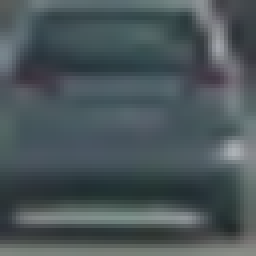
#> input picture OwnCollection/vehicles/Far/image0008.png, 64 x 64 px (shown 4 times larger); its folder holds only this picture in this run
$ jupyter execute --allow-errors 'ML_Comparison of feature extraction methods for Vehicle Detection.ipynb'   (older library calls are emulated)
#> lines starting #> are read from the running program, lines starting #| are printed output that depends on the picture; after the words box and inside, x2 and y2 are one past the last pixel; in counts of white or black regions, pixels touching at a corner belong together
# Comparison of feature extraction methods for Vehicle Detection

By Jaya Sai Karanam,
   Kiruthika Varatharajan,
   Sharanya Reddy Konda.

### Importing required libraries

[cell 1]
import tensorflow as tf
import numpy as np
import cv2
import glob
import matplotlib.pyplot as plt
import random
import time
import sklearn
from sklearn.svm import LinearSVC
from sklearn.preprocessing import StandardScaler
from sklearn.model_selection import train_test_split
import matplotlib.image as mpimg
from tensorflow.keras.models import Sequential
from tensorflow.keras.layers import Dense, Conv2D, Flatten, Dropout, MaxPooling2D
from tensorflow.keras.preprocessing.image import ImageDataGenerator
from tensorflow import keras
import os
import numpy as np
import matplotlib.pyplot as plt
import skimage.segmentation
from skimage.filters import prewitt_h,prewitt_v
import scipy.misc
from skimage.feature import hog

### Declaring paths for datasets

[cell 2]
path=r"C:\Users\Kiruthika\Downloads\OwnCollection"
vehicles = glob.glob(r'C:\Users\Kiruthika\Downloads\OwnCollection\vehicles\far\*')
non_vehicles = glob.glob(r'C:\Users\Kiruthika\Downloads\OwnCollection\non-vehicles\far\*')

### Functions defined for feature extraction methods
Includes:
1. Binary Filter
2. Contouring
3. Prewitt
4. Image Segmentation
5. Histogram of oriented Gradient

[cell 3]
def contour_image(img):
    imgray = cv2.cvtColor(img,cv2.COLOR_BGR2GRAY) #converting BGR to Gray type image
    ret,thresh = cv2.threshold(imgray,127,255,0)
    contours, image = cv2.findContours(thresh,cv2.RETR_TREE,cv2.CHAIN_APPROX_SIMPLE)
    cimg1 = cv2.drawContours(img, contours, -1, (0,255,0), 3) # for visualization of contour
    cimg2=cimg1.flatten() #flattening the image
    return cimg2
def binary_image(img):
    imgray = cv2.cvtColor(img,cv2.COLOR_BGR2GRAY) #converting BGR to Gray type image
    _, binary = cv2.threshold(imgray, 225, 255, cv2.THRESH_BINARY_INV) #
    bimg=binary.flatten()
    return bimg
def prewitt_image(img):
    imgray = cv2.cvtColor(img,cv2.COLOR_BGR2GRAY) #converting BGR to Gray type image
    vertical_edges=prewitt_h(imgray) #for horizontal edges
    horizontal_edge=prewitt_v(imgray) # for vertical edges
    h_v=vertical_edges+horizontal_edge #combining both edges
    pimg=h_v.flatten()
    return pimg
def segm_img(img):
    segment_mask = skimage.segmentation.felzenszwalb(img, scale=100)
    #print(segment_mask.shape)
    simg=segment_mask.flatten()
    return simg
def hog_image(img):
        img = cv2.cvtColor(img, cv2.COLOR_BGR2YCrCb) #converting BGR to YCRCB type image
        features, hog_image = hog(img, orientations=9, pixels_per_cell=(8,8),
                                  cells_per_block=(2,2), transform_sqrt=True,
                                  visualize=True, feature_vector=True)
        features=features.flatten() #flattening features to 1D array
        hog_image=hog_image.flatten() #flattening HOG image
        return features, hog_image
def sobel_image(img):
    imgray = cv2.cvtColor(img,cv2.COLOR_BGR2GRAY)
    sobelx = cv2.Sobel(img,cv2.CV_64F,1,0,ksize=5) # for horizontal edges
    sobely = cv2.Sobel(img,cv2.CV_64F,0,1,ksize=5) # for Vertical edges
    laplace=sobelx+sobely # combining both edges
    limg=laplace.flatten()
    return limg

### Reading and appending original images to variables

[cell 4]
veh_img=[]
nonveh_img=[]
for i in range(len(vehicles)): # loop for images with vehicles
    img=cv2.imread(vehicles[i],1) # reading the image
#> img is the input picture: shape (64, 64, 3); mean B, G, R 89.6, 86, 74.4
    img = cv2.cvtColor(img, cv2.COLOR_BGR2GRAY)
#> img: shape (64, 64)
    img2=img.flatten()
#> img2 = 4096 values, max 177 at index 2490, min 39 at index 3641, mean 82.94
    veh_img.append(np.array(img2)) # appending all flattened images to single list

for i in range(len(non_vehicles)): # loop for images without vehicles
    img=cv2.imread(non_vehicles[i],1)
    img = cv2.cvtColor(img, cv2.COLOR_BGR2GRAY)
    img2=img.flatten()
    nonveh_img.append(np.array(img2))

### Reading and appending Contoured images to variables

[cell 5]
c_veh_img=[]
c_nonveh_img=[]
for i in range(len(vehicles)):
    img=cv2.imread(vehicles[i],1)
    cimg=contour_image(img)
#> in contour_image, `ret,thresh = cv2.threshold(imgray,127,255,0)`:
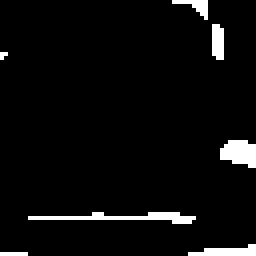
#> thresh: shape (64, 64) (shown 4 times larger); 4.7% white; 7 white regions (3 under 20 px)
#> in contour_image, `contours, image = cv2.findContours(thresh,cv2.RETR_TREE,cv2.CHAIN_APPR..`: contours = 7 contours, 6 with area under 20; largest, box (x1, y1, x2, y2) and area: (55, 35, 64, 42) 36; image = [[1, -1, -1, -1], [2, 0, -1, -1], [3, 1, -1, -1], [4, 2, -1, -1], [5, 3, -1, -1], [6, 4, -1, -1], [-1, 5, -1, -1]]
#> in contour_image, `cimg1 = cv2.drawContours(img, contours, -1, (0,255,0), 3)`:
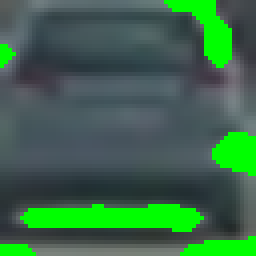
#> cimg1: shape (64, 64, 3) (shown 4 times larger); mean B, G, R 73.3, 104.3, 59.3
#> in contour_image, `cimg2=cimg1.flatten()`: cimg2 = 12288 values, max 255 at index 124, min 0 at index 123, mean 78.96
#> cimg has the same summary as cimg2 in contour_image
    c_veh_img.append(np.array(cimg))

for i in range(len(non_vehicles)):
    img=cv2.imread(non_vehicles[i],1)
    cimg=contour_image(img)
    c_nonveh_img.append(np.array(cimg))

### Reading and appending Binary images to variables

[cell 6]
b_veh_img=[]
b_nonveh_img=[]
for i in range(len(vehicles)):
    img=cv2.imread(vehicles[i],1)
    bimg=binary_image(img)
#> in binary_image, `_, binary = cv2.threshold(imgray, 225, 255, cv2.THRESH_BINARY_INV)`: binary: shape (64, 64); every value is 255
#> in binary_image, `bimg=binary.flatten()`: bimg = 4096 values from 255 to 255
#> bimg = 4096 values from 255 to 255
    b_veh_img.append(np.array(bimg))
for i in range(len(non_vehicles)):
    img=cv2.imread(non_vehicles[i],1)
    bimg=binary_image(img)
    b_nonveh_img.append(np.array(bimg))

### Reading and appending Prewitt images to variables

[cell 7]
p_veh_img=[]
p_nonveh_img=[]
for i in range(len(vehicles)):
    img=cv2.imread(vehicles[i],1)
    pimg=prewitt_image(img)
#> in prewitt_image, `vertical_edges=prewitt_h(imgray)`:
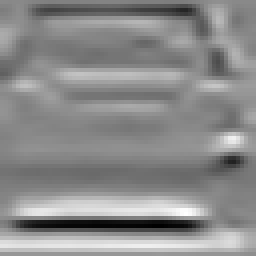
#> vertical_edges: shape (64, 64) float64 (shown 4 times larger); min -0.267, max 0.226, mean 0.00284; drawn with min black and max white
#> in prewitt_image, `horizontal_edge=prewitt_v(imgray)`:
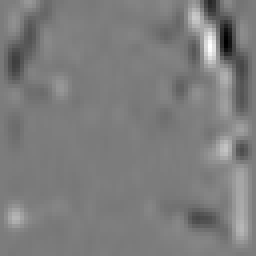
#> horizontal_edge: shape (64, 64) float64 (shown 4 times larger); min -0.26, max 0.273, mean 0.00144; drawn with min black and max white
#> in prewitt_image, `h_v=vertical_edges+horizontal_edge`:
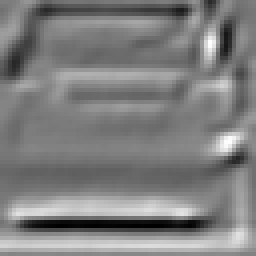
#> h_v: shape (64, 64) float64 (shown 4 times larger); min -0.26, max 0.269, mean 0.00428; drawn with min black and max white
#> in prewitt_image, `pimg=h_v.flatten()`: pimg = 4096 values, max 0.269 at index 692, min -0.26 at index 3621, mean 0.00428
    p_veh_img.append(np.array(pimg))

for i in range(len(non_vehicles)):
    img=cv2.imread(non_vehicles[i],1)
    pimg=prewitt_image(img)
    p_nonveh_img.append(np.array(pimg))

### Reading and appending Image Segmented images to variables

[cell 8]
s_veh_img=[]
s_nonveh_img=[]
for i in range(len(vehicles)):
    img=cv2.imread(vehicles[i],1)
    simg=segm_img(img)
#> in segm_img, `segment_mask = skimage.segmentation.felzenszwalb(img, scale=100)`:
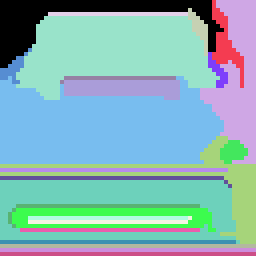
#> segment_mask: shape (64, 64) int64 (shown 4 times larger); 25 distinct labels, from 0 to 24; one colour per label, 0 black
#> in segm_img, `simg=segment_mask.flatten()`: simg = 4096 values, max 24 at index 4032, min 0 at index 0, mean 9.31
    s_veh_img.append(np.array(simg))

for i in range(len(non_vehicles)):
    img=cv2.imread(non_vehicles[i],1)
    simg=segm_img(img)
    s_nonveh_img.append(np.array(simg))

### Reading and appending HOG Features to variables

[cell 9]
h_veh_img=[]
h_nonveh_img=[]
hfeature_veh=[]
hfeature_nonveh=[]
#> (the rest of this cell did not finish here and is left out)

#> in hog_image, `img = cv2.cvtColor(img, cv2.COLOR_BGR2YCrCb)`: img: shape (64, 64, 3); mean of channels 0, 1, 2 82.9, 121.9, 131.8
    h_veh_img.append(np.array(himg))
    hfeature_veh.append(np.array(hfeature))
for i in range(len(non_vehicles)):
    img=cv2.imread(non_vehicles[i],1)
    hfeature,himg=hog_image(img)
    h_nonveh_img.append(np.array(himg))
    hfeature_nonveh.append(np.array(hfeature))

### Reading and appending Laplace images to variables

[cell 10]
l_veh_img=[]
l_nonveh_img=[]
for i in range(len(vehicles)):
    img=cv2.imread(vehicles[i],1)
    limg=sobel_image(img)
#> in sobel_image, `limg=laplace.flatten()`: limg = 12288 values, max 4214 at index 6890, min -3688 at index 10852, mean 59.8
    l_veh_img.append(np.array(limg))

for i in range(len(non_vehicles)):
    img=cv2.imread(non_vehicles[i],1)
    limg=sobel_image(img)
    l_nonveh_img.append(np.array(limg))

### Visualization of Vehicles with various feature extraction methods

[cell 11]
fig=plt.figure(figsize=(8, 8))
columns = 5
rows = 7
img=[]
#print(len(veh_img[0]))
print('Vehicles')
#> (the rest of this cell did not finish here and is left out)

### Visualization of Non-Vehicles with various feature extraction methods

[cell 12]
fig=plt.figure(figsize=(8, 8))
columns = 5
rows = 7
img=[]
print('No Vehicles')
#> (the rest of this cell did not finish here and is left out)

### Defining a function to find accuracy of the model.

[cell 13]
def acc(veh,nonveh,fex):
    X = np.vstack((veh, nonveh)).astype(np.float64) #  used to stack the sequence of input arrays vertically
    X_scaler = StandardScaler().fit(X)
    scaled_X = X_scaler.transform(X)
    y = np.hstack((np.ones(len(veh)), np.zeros(len(nonveh)))) # used to stack the sequence of input arrays horizontally
    rand_state = np.random.randint(0, 100)
    X_train, X_test, y_train, y_test = train_test_split(scaled_X, y, test_size=0.2, random_state=rand_state)# to split the train and test data
    svc = LinearSVC()
    svc.fit(X_train, y_train)# to train the model using SVM
    print('Test Accuracy for '+str(fex)+' is :', round(svc.score(X_test, y_test), 4))
    accuracy=round(svc.score(X_test, y_test), 4)
    return accuracy

### Calling the accuracy function for each of the Feature Extraction Methods

#> (a cell that did not finish here is left out)

#> in acc, `y = np.hstack((np.ones(len(veh)), np.zeros(len(nonveh))))`: y = [1, 0]
#> in acc, `X_train, X_test, y_train, y_test = train_test_split(scaled_X, y, test_..`: y_train = [1]; y_test = [0]
contour = acc(c_veh_img,c_nonveh_img,'contour')
binary = acc(b_veh_img,b_nonveh_img,'binary')
prewitt = acc(p_veh_img,p_nonveh_img,'prewitt')
image_segmentation = acc(s_veh_img,s_nonveh_img,'image segmentation')
HOG = acc(hfeature_veh,hfeature_nonveh,'Histogram of Oriented Gradients')
laplace = acc(l_veh_img,l_nonveh_img,'sobel')

### Plotting Accuracies

[cell 15]
feature_labels = ['without filter','Contour','Binary','Prewitt','Image segmentation','HOG','Laplace']
#> (the rest of this cell did not finish here and is left out)

### To identify the vehicles and to create frames on the vehicles identified.

[cell 16]
import math
img=cv2.imread('images.jpg') #read the test image
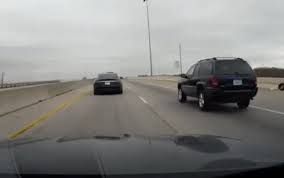
#> input picture images.jpg, 284 x 178 px
#> img is the input picture: shape (178, 284, 3); mean B, G, R 130.3, 132.3, 132.7
img1=cv2.imread('images.jpg')
#print(img.shape)
h,w,r=img.shape #idenitfy the height, width, dimensions
#> h = 178; w = 284; r = 3
print(h,w)
#| 178 284
size=64
nh=math.ceil(h/size) #to round off the decimals to the next whole number
#> nh = 3
nw=math.ceil(w/size)
#> nw = 5
b_h=(nh*size)-h
#> b_h = 14
b_w=(nw*size)-w
#> b_w = 36
image = cv2.copyMakeBorder( img, 0, b_h, 0, b_w,0) #to call a function to make borders
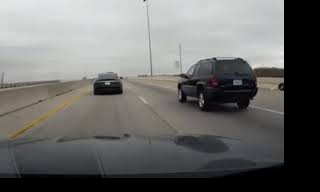
#> image: shape (192, 320, 3); mean B, G, R 107.2, 108.9, 109.2
image1= cv2.copyMakeBorder( img1, 0, b_h, 0, b_w,0)
print(image.shape)
#| (192, 320, 3)
h,w,r=image.shape
#> h = 192; w = 320
# [4 lines of commented-out code are left out]
X = np.vstack((hfeature_veh,hfeature_nonveh)).astype(np.float64) # used to stack the sequence of input arrays vertically
#> (the rest of this cell did not finish here and is left out)
